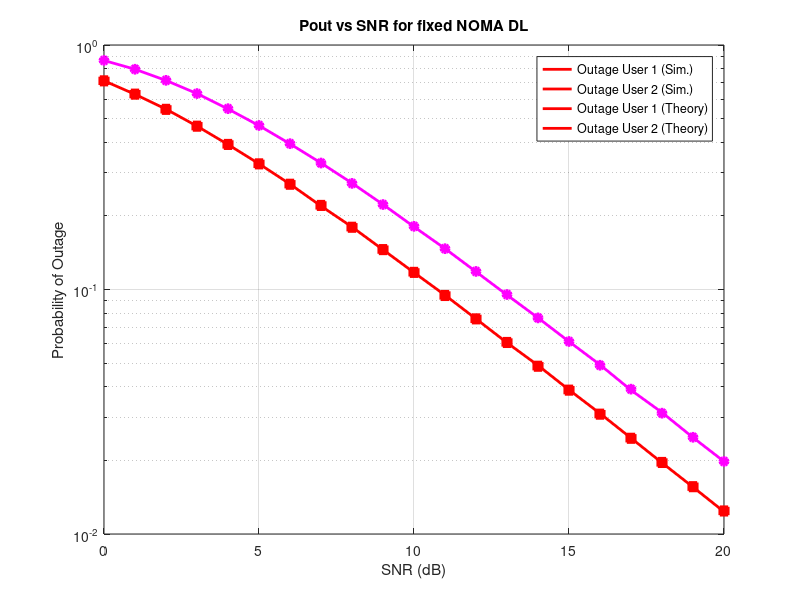

Write MATLAB code to recreate this figure.

clear all
close all
%Average channel gains for user 1 and user 2
delta1sq=1; delta2sq=5;
delta3sq = delta1sq*delta2sq/(delta1sq+delta2sq);
%we are giving the some values to snr and coverting them to linear scale
SNRdB=0:20; SNR=10.^(SNRdB/10); % SNR range
%power domain NOMA 
a1=0.9; a2=0.1;

blklen=1000000; % Block length
tildeR_1=1; tildeR_2=1; % Desired data rates
R1=2^(tildeR_1)-1;
R2=2^(tildeR_2)-1;
phi=max((R2/a2),(R1/(a1-a2*R1)));
Pout1=zeros(length(SNRdB));
Pout2=zeros(length(SNRdB));
for ix=1:length(SNR)
    ix
    outage1=0; outage2=0;
    
    rhos=SNR(ix);
    %
    h1=sqrt(delta1sq/2)*(randn(1,blklen)+1j*randn(1,blklen));
    h2=sqrt(delta2sq/2)*(randn(1,blklen)+1j*randn(1,blklen));
    %these are the instantaneous channel gains
    beta_1=abs(h1).^2;
    beta_2=abs(h2).^2;
    %SINR required to for user 3 to decode the signal
    gamma1_u1=(a1*rhos*beta_1)./(a2*rhos*beta_1+1);
    gamma1_u2=(a1*rhos*beta_2)./(a2*rhos*beta_2+1);
    gamma2_u2=a2*rhos*beta_2;
    %log2(1+gamma1_u1) this the achiveble rate.
    outage1=(log2(1+gamma1_u1)<tildeR_1);%For simulated Values
    outage2=((log2(1+gamma1_u2)<tildeR_1)|(log2(1+gamma2_u2)<tildeR_2));
    %simulated outage
    Pout1(ix)=sum(outage1)/blklen;
    Pout2(ix)=sum(outage2)/blklen;
end

%Theorotical outage 
Pout1_theory = 1-exp(-R1./(delta1sq*SNR*(a1-a2*R1)));
Pout2_theory = 1-exp(-phi./(SNR*delta2sq));


semilogy(SNRdB,Pout1,'r -','LineWidth',2.0)
hold on
semilogy(SNRdB,Pout2,'m -','LineWidth',2.0)
semilogy(SNRdB,Pout1_theory,'r s','LineWidth',2.0,'markerfacecolor','r')
semilogy(SNRdB,Pout2_theory,'m o','LineWidth',2.0,'markerfacecolor','m')
grid on
legend('Outage User 1 (Sim.)','Outage User 2 (Sim.)','Outage User 1 (Theory)','Outage User 2 (Theory)')
xlabel('SNR (dB)')
ylabel('Probability of Outage')
title('Pout vs SNR for fixed NOMA DL')
